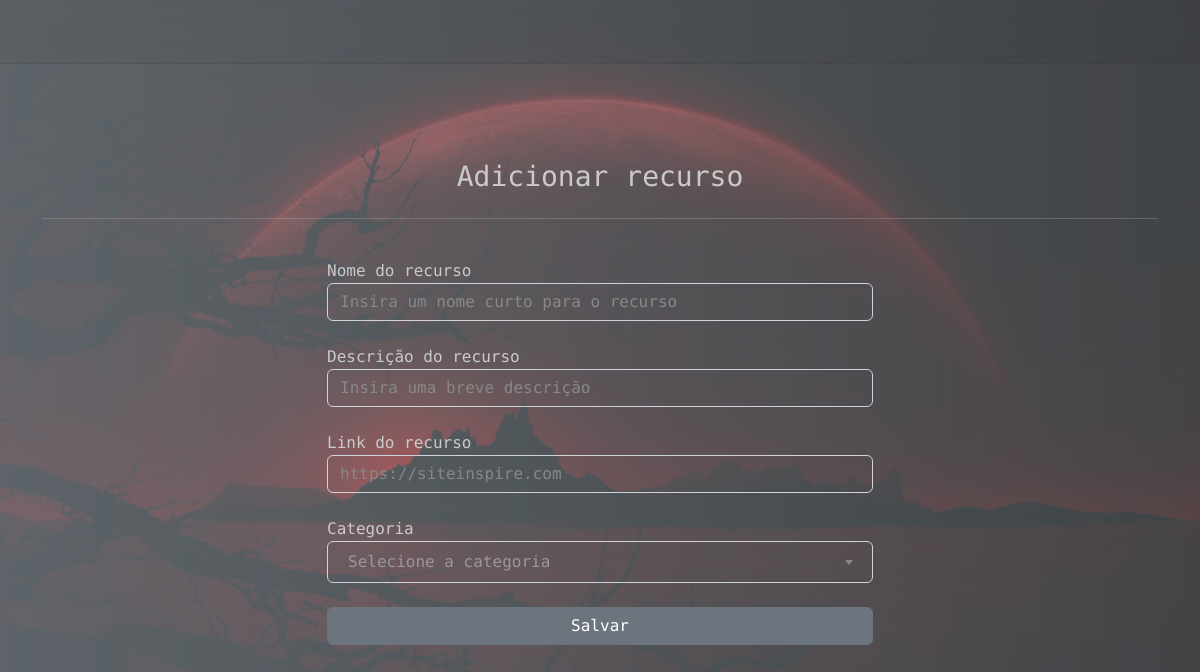
The app's page /index.php/resource/new, older data.
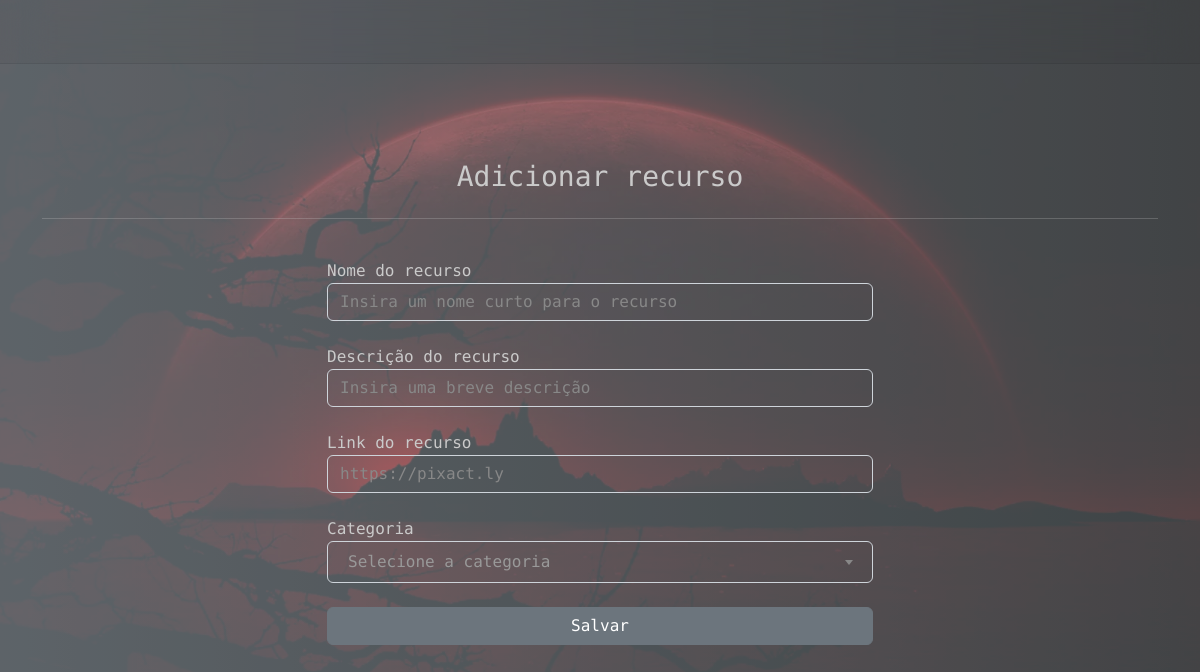
The same page, newer data.
### tables this page shows
CREATE TABLE IF NOT EXISTS `resource` (
  `resource_id` int(11) NOT NULL AUTO_INCREMENT,
  `resource_name` varchar(255) DEFAULT NULL,
  `resource_description` varchar(255) DEFAULT NULL,
  `resource_link` varchar(255) DEFAULT NULL,
  `created_at` timestamp NOT NULL DEFAULT current_timestamp(),
  PRIMARY KEY (`resource_id`)
);

### application/controllers/Resource.php (called while the page is built, shortened)
<?php
class Resource extends MY_Controller
{
	public function __construct()
	{
		$this->load->model('Resource_model', 'mres');
	}
	public function new()
	{
		$data['title'] = 'Adicionar Recursos';
		$res = $this->mres->getLastResource();
		$data['lastResource'] = $res;
		$res = $this->mres->showCategoryOption();
		$data['showCategoryOption'] = $res;
		$res = $this->mres->resourceMaxID();
		$data['max_id'] = $res[0];
		$this->load->view('templates/header', $data);
		$this->load->view('pages/new', $data);
		$this->load->view('templates/footer', $data);
	}
}

### index.php (called while the page is built, shortened)
<?php
require_once BASEPATH.'core/CodeIgniter.php';

### application/models/Resource_model.php (called while the page is built, shortened)
<?php
class Resource_model extends CI_Model {
  public function getLastResource()
  {
    $select = "SELECT resource_link FROM resource ORDER BY created_at DESC LIMIT 1";
    $execute = $this->db->query($select);
    return ($execute->num_rows() > 0) ? $execute->result_array() : array();
  }
}

### application/views/pages/new.php (the view, shortened to what this page needs)
<main class="main">
  <header>
	</header>
	<div class="container">
		<div class="row">
			<div class="col-sm-12">
				<h3 class="text-center">Adicionar recurso</h3>
			</div>
		</div>
		<hr class="hr" />
		<div class="row">
			<div class="col-sm-12 col-md-6 m-auto">
				<form action="" method="POST" name="resource_form">
          <div class="form-group mt-4">
            <label for="resource_name">Nome do recurso</label>
            <input autocomplete="off" type="text" class="form-control" id="resource_name" name="resource_name" placeholder="Insira um nome curto para o recurso">
          </div>
          <div class="form-group mt-4">
            <label for="resource_description">Descrição do recurso</label>
            <input autocomplete="off" type="text" class="form-control" id="resource_description" name="resource_description" placeholder="Insira uma breve descrição">
          </div>
          <div class="form-group mt-4">
            <label for="resource_link">Link do recurso</label>
            <input autocomplete="off" type="text" class="form-control" id="resource_link" name="resource_link" placeholder="<?= $lastResource[0]['resource_link']; ?>">
          </div>
          <div class="form-group mt-4">
            <label for="resource_category">Categoria</label>
            <div class="form-control">
            </div>
          </div>
          <button id="btnSubmit" name="btnSubmit" onclick="return handleSubmit();" type="submit" class="btn btn-secondary btn-block w-100 mt-4">Salvar</button>
        </form>
			</div>
		</div>
	</div>
</main>

Row changes from the older to the newer data that the page shows:
no longer on this page (row edited): resource: resource_link "https://siteinspire.com"
added resource: resource_link "https://pixact.ly"
